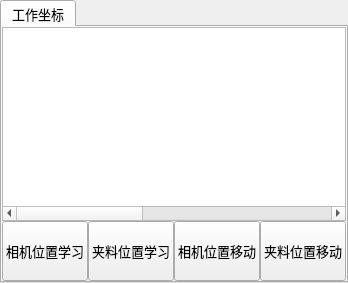
      <widget class="QTabWidget" name="tabWidget">
       <property name="font">
        <font>
         <pointsize>10</pointsize>
        </font>
       </property>
       <property name="currentIndex">
        <number>0</number>
       </property>
       <widget class="QWidget" name="tab">
        <attribute name="title">
         <string>工作坐标</string>
        </attribute>
        <layout class="QGridLayout" name="gridLayout_2" rowstretch="1,0">
         <property name="leftMargin">
          <number>0</number>
         </property>
         <property name="topMargin">
          <number>0</number>
         </property>
         <property name="rightMargin">
          <number>0</number>
         </property>
         <property name="bottomMargin">
          <number>0</number>
         </property>
         <property name="spacing">
          <number>0</number>
         </property>
         <item row="0" column="0">
          <widget class="QTableWidget" name="tableWidget">
           <property name="selectionBehavior">
            <enum>QAbstractItemView::SelectRows</enum>
           </property>
           <attribute name="horizontalHeaderVisible">
            <bool>false</bool>
           </attribute>
           <attribute name="horizontalHeaderCascadingSectionResizes">
            <bool>true</bool>
           </attribute>
           <attribute name="horizontalHeaderDefaultSectionSize">
            <number>70</number>
           </attribute>
           <attribute name="horizontalHeaderShowSortIndicator" stdset="0">
            <bool>true</bool>
           </attribute>
           <attribute name="horizontalHeaderStretchLastSection">
            <bool>true</bool>
           </attribute>
           <attribute name="verticalHeaderVisible">
            <bool>false</bool>
           </attribute>
           <column>
            <property name="text">
             <string>序号</string>
            </property>
            <property name="textAlignment">
             <set>AlignCenter</set>
            </property>
           </column>
           <column>
            <property name="text">
             <string>相机X</string>
            </property>
            <property name="textAlignment">
             <set>AlignCenter</set>
            </property>
           </column>
           <column>
            <property name="text">
             <string>相机Y</string>
            </property>
            <property name="textAlignment">
             <set>AlignCenter</set>
            </property>
           </column>
           <column>
            <property name="text">
             <string>相机Z</string>
            </property>
            <property name="textAlignment">
             <set>AlignCenter</set>
            </property>
           </column>
           <column>
            <property name="text">
             <string>夹料X</string>
            </property>
            <property name="textAlignment">
             <set>AlignCenter</set>
            </property>
           </column>
           <column>
            <property name="text">
             <string>夹料Y</string>
            </property>
            <property name="textAlignment">
             <set>AlignCenter</set>
            </property>
           </column>
           <column>
            <property name="text">
             <string>夹料Z</string>
            </property>
            <property name="textAlignment">
             <set>AlignCenter</set>
            </property>
           </column>
           <column>
            <property name="text">
             <string>启用点位</string>
            </property>
            <property name="textAlignment">
             <set>AlignCenter</set>
            </property>
           </column>
           <column>
            <property name="text">
             <string>识别功能</string>
            </property>
            <property name="textAlignment">
             <set>AlignCenter</set>
            </property>
           </column>
           <column>
            <property name="text">
             <string>识别数据</string>
            </property>
            <property name="textAlignment">
             <set>AlignCenter</set>
            </property>
           </column>
          </widget>
         </item>
         <item row="1" column="0">
          <layout class="QHBoxLayout" name="horizontalLayout_9">
           <item>
            <widget class="QPushButton" name="btnWorkPosLearn">
             <property name="sizePolicy">
              <sizepolicy hsizetype="Expanding" vsizetype="Expanding">
               <horstretch>0</horstretch>
               <verstretch>0</verstretch>
              </sizepolicy>
             </property>
             <property name="minimumSize">
              <size>
               <width>80</width>
               <height>60</height>
              </size>
             </property>
             <property name="text">
              <string>相机位置学习</string>
             </property>
            </widget>
           </item>
           <item>
            <widget class="QPushButton" name="btnWorkClampPosLearn">
             <property name="sizePolicy">
              <sizepolicy hsizetype="Expanding" vsizetype="Expanding">
               <horstretch>0</horstretch>
               <verstretch>0</verstretch>
              </sizepolicy>
             </property>
             <property name="minimumSize">
              <size>
               <width>80</width>
               <height>60</height>
              </size>
             </property>
             <property name="text">
              <string>夹料位置学习</string>
             </property>
            </widget>
           </item>
           <item>
            <widget class="QPushButton" name="btnWorkPosMove">
             <property name="sizePolicy">
              <sizepolicy hsizetype="Expanding" vsizetype="Expanding">
               <horstretch>0</horstretch>
               <verstretch>0</verstretch>
              </sizepolicy>
             </property>
             <property name="minimumSize">
              <size>
               <width>80</width>
               <height>60</height>
              </size>
             </property>
             <property name="text">
              <string>相机位置移动</string>
             </property>
            </widget>
           </item>
           <item>
            <widget class="QPushButton" name="btnWorkPhotoPosMove">
             <property name="sizePolicy">
              <sizepolicy hsizetype="Expanding" vsizetype="Expanding">
               <horstretch>0</horstretch>
               <verstretch>0</verstretch>
              </sizepolicy>
             </property>
             <property name="minimumSize">
              <size>
               <width>80</width>
               <height>60</height>
              </size>
             </property>
             <property name="text">
              <string>夹料位置移动</string>
             </property>
            </widget>
           </item>
          </layout>
         </item>
        </layout>
       </widget>
      </widget>
